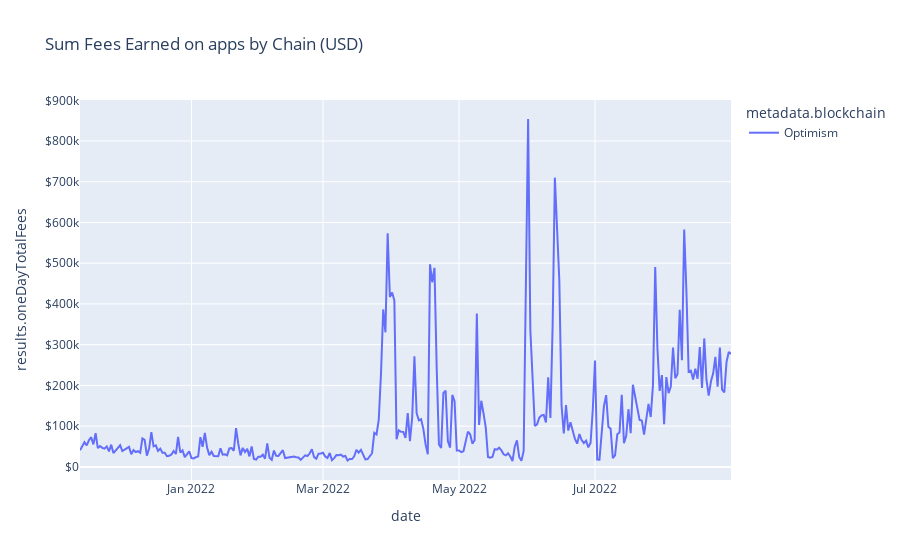

This figure's notebook cell:
### Code cell
fig_chain_30d = px.line(data_fdf_chain, x="date", y="results.oneDayTotalFees", color = "metadata.blockchain", title = 'Sum Fees Earned on apps by Chain (USD)')
fig_chain_30d.update_layout(yaxis_tickprefix = '$')
fig_chain_30d.show()

### Figure 1 — Plotly figure (JSON) as saved in the notebook; plotly's stock layout.template omitted (floating-point values rounded to 4 significant figures; data arrays with more than 128 entries replaced by an {"elided": "..."} marker saying what was removed)
{"data": [{"hovertemplate": "metadata.blockchain=Optimism<br>date=%{x}<br>results.oneDayTotalFees=%{y}<extra></extra>", "legendgroup": "Optimism", "line": {"color": "#636efa", "dash": "solid"}, "mode": "lines", "name": "Optimism", "orientation": "v", "showlegend": true, "type": "scatter", "x": {"elided": "293 str values"}, "xaxis": "x", "y": {"elided": "293 float values"}, "yaxis": "y"}], "layout": {"legend": {"title": {"text": "metadata.blockchain"}, "tracegroupgap": 0}, "title": {"text": "Sum Fees Earned on apps by Chain (USD)"}, "xaxis": {"anchor": "y", "domain": [0, 1], "title": {"text": "date"}}, "yaxis": {"anchor": "x", "domain": [0, 1], "tickprefix": "$", "title": {"text": "results.oneDayTotalFees"}}}}
